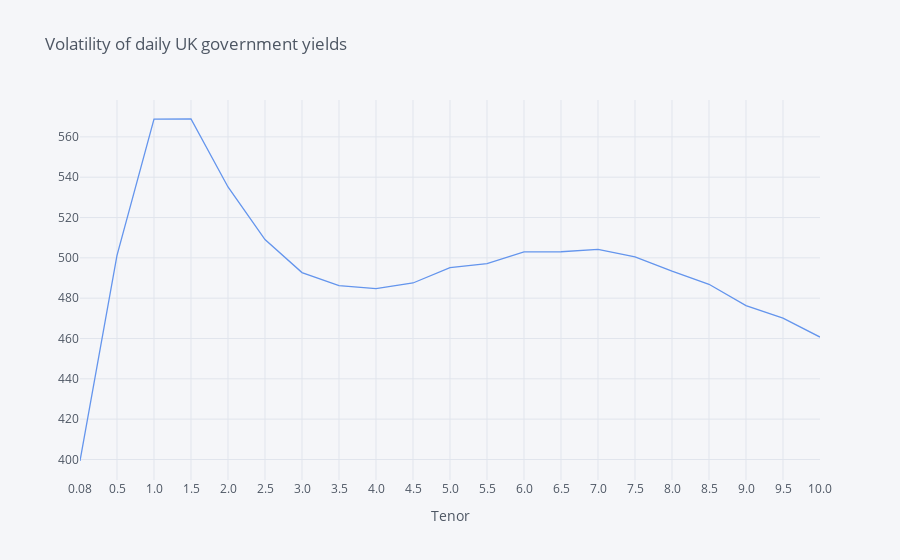

The cell this chart's notebook holds for it:
### Code cell
vol = np.std(diff_, axis=0) * 10000
vol[:21].iplot(title='Volatility of daily UK government yields', xTitle='Tenor', color='cornflowerblue')

### Figure 1 — Plotly figure (JSON) as saved in the notebook; plotly's stock layout.template omitted (floating-point values rounded to 4 significant figures)
{"data": [{"line": {"color": "rgba(100, 149, 237, 1.0)", "dash": "solid", "shape": "linear", "width": 1.3}, "mode": "lines", "name": "None", "text": "", "type": "scatter", "x": ["0.08", "0.5", "1.0", "1.5", "2.0", "2.5", "3.0", "3.5", "4.0", "4.5", "5.0", "5.5", "6.0", "6.5", "7.0", "7.5", "8.0", "8.5", "9.0", "9.5", "10.0"], "y": [399.2, 501.2, 568.8, 568.9, 535.1, 509.1, 492.7, 486.2, 484.7, 487.5, 495.2, 497.2, 503.0, 503.0, 504.2, 500.5, 493.4, 486.9, 476.3, 470.1, 460.7]}], "layout": {"legend": {"bgcolor": "#F5F6F9", "font": {"color": "#4D5663"}}, "paper_bgcolor": "#F5F6F9", "plot_bgcolor": "#F5F6F9", "title": {"font": {"color": "#4D5663"}, "text": "Volatility of daily UK government yields"}, "xaxis": {"gridcolor": "#E1E5ED", "showgrid": true, "tickfont": {"color": "#4D5663"}, "title": {"font": {"color": "#4D5663"}, "text": "Tenor"}, "zerolinecolor": "#E1E5ED"}, "yaxis": {"gridcolor": "#E1E5ED", "showgrid": true, "tickfont": {"color": "#4D5663"}, "title": {"font": {"color": "#4D5663"}, "text": ""}, "zerolinecolor": "#E1E5ED"}}}
